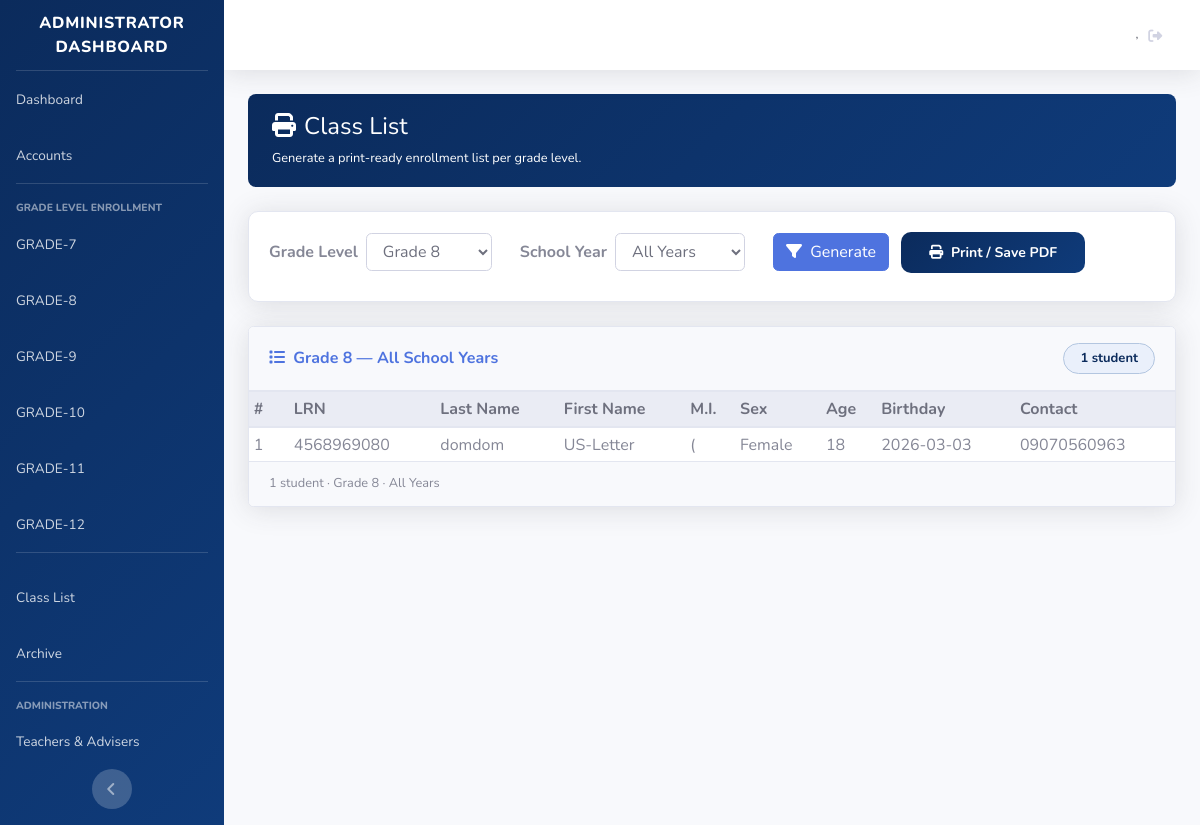
The app's page /admn_classlist.php?grade=eight, older data.
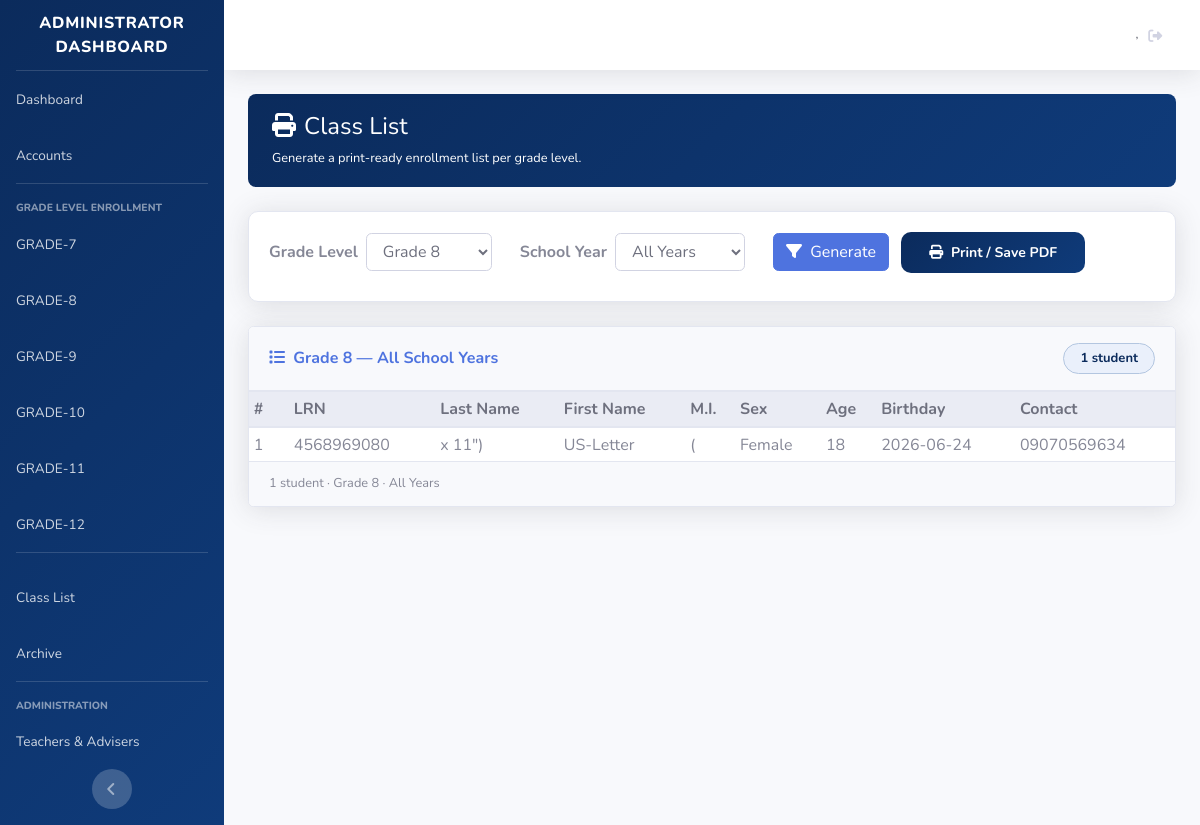
The same page, newer data.
### tables this page shows
CREATE TABLE `tbl_eight` (
  `id_eight` int NOT NULL,
  `id_resident` int NOT NULL,
  `sy` varchar(50) NOT NULL,
  `lrn` varchar(50) NOT NULL,
  `lname` varchar(50) NOT NULL,
  `fname` varchar(255) NOT NULL,
  `mi` varchar(255) NOT NULL,
  `bdate` date NOT NULL,
  `sex` varchar(50) NOT NULL,
  `age` int NOT NULL,
  `contact` varchar(50) NOT NULL,
  `email` varchar(50) NOT NULL,
  `current_address` varchar(255) NOT NULL,
  `perm_address` varchar(255) NOT NULL,
  `ffname` varchar(255) NOT NULL,
  `flname` varchar(255) NOT NULL,
  `fmi` varchar(255) NOT NULL,
  `contact_f` varchar(100) NOT NULL,
  `mlname` varchar(255) NOT NULL,
  `mfname` varchar(255) NOT NULL,
  `mmi` varchar(255) NOT NULL,
  `contact_m` varchar(20) NOT NULL,
  `lglc` varchar(255) NOT NULL,
  `lsa` varchar(255) NOT NULL,
  `lysc` varchar(255) NOT NULL,
  `school_id` varchar(50) NOT NULL,
  `documents` text,
  `is_archived` tinyint(1) NOT NULL DEFAULT '0',
  `archived_at` timestamp NULL DEFAULT NULL,
  `is_ip` varchar(10) NOT NULL DEFAULT 'No',
  `ip_group` varchar(255) NOT NULL DEFAULT '',
  `is_4ps` varchar(10) NOT NULL DEFAULT 'No',
  `fourps_id` varchar(100) NOT NULL DEFAULT '',
  `prev_grade_table` varchar(50) DEFAULT NULL,
  `prev_grade_id` int DEFAULT '0'
);

### admn_classlist.php (the view, shortened to what the changed rows need)
<?php
    require('classes/resident.class.php');
    $eusebia->validate_admin();
    $school_year = $_GET['sy']   ?? '';
    $grade       = $_GET['grade'] ?? '';
    $do_print    = isset($_GET['print']);
    $grade_map = [
        'seven'  => ['label' => 'Grade 7',  'table' => 'tbl_seven',  'shs' => false],
        'eight'  => ['label' => 'Grade 8',  'table' => 'tbl_eight',  'shs' => false],
        'nine'   => ['label' => 'Grade 9',  'table' => 'tbl_nine',   'shs' => false],
        'ten'    => ['label' => 'Grade 10', 'table' => 'tbl_ten',    'shs' => false],
        'eleven' => ['label' => 'Grade 11', 'table' => 'tbl_eleven', 'shs' => true],
        'twelve' => ['label' => 'Grade 12', 'table' => 'tbl_twelve', 'shs' => true],
    ];
    $conn   = $eusebia->openConn();
    $students = [];
    $grade_info = null;
    if ($grade && isset($grade_map[$grade])) {
        $grade_info = $grade_map[$grade];
        $table = $grade_info['table'];
        if ($school_year) {
            $stmt = $conn->prepare("SELECT * FROM $table WHERE (is_archived = 0 OR is_archived IS NULL) AND sy = ? ORDER BY lname, fname");
            $stmt->execute([$school_year]);
        } else {
            $stmt = $conn->prepare("SELECT * FROM $table WHERE (is_archived = 0 OR is_archived IS NULL) ORDER BY lname, fname");
            $stmt->execute();
        }
        $students = $stmt->fetchAll();
    }
    $grouped = [];
    if ($grade_info && $grade_info['shs']) {
        foreach ($students as $s) {
            $course = trim($s['course'] ?? 'Unassigned');
            $grouped[$course][] = $s;
        }
        ksort($grouped);
    } else {
        $grouped['__all__'] = $students;
    }
?>
<?php if (!$do_print): ?>
<?php include('dashboard_sidebar_start.php'); ?>
<div class="container-fluid">
    <?php if ($grade && $grade_info): ?>
    <div class="card shadow mb-4">
        <div class="card-body p-0">
            <?php if (empty($students)): ?>
                <div class="text-center py-5 text-muted">
                    <i class="fas fa-inbox fa-3x mb-3 d-block" style="color:#ddd;"></i>
                    <p>No students found for this selection.</p>
                </div>
            <?php else: ?>
                <?php foreach ($grouped as $course => $rows): ?>
                    <div class="table-responsive">
                        <table class="table table-sm table-hover mb-0">
                            <thead class="thead-light">
                                <tr>
                                    <th style="width:40px;">#</th>
                                    <th>LRN</th>
                                    <th>Last Name</th>
                                    <th>First Name</th>
                                    <th>M.I.</th>
                                    <th>Sex</th>
                                    <th>Age</th>
                                    <th>Birthday</th>
                                    <th>Contact</th>
                                </tr>
                            </thead>
                            <tbody>
                                <?php $n=1; foreach ($rows as $s): ?>
                                <tr>
                                    <td><?= $n++ ?></td>
                                    <td><?= htmlspecialchars($s['lrn']??'') ?></td>
                                    <td><?= htmlspecialchars($s['lname']??'') ?></td>
                                    <td><?= htmlspecialchars($s['fname']??'') ?></td>
                                    <td><?= htmlspecialchars($s['mi']??'') ?></td>
                                    <td><?= htmlspecialchars($s['sex']??'') ?></td>
                                    <td><?= htmlspecialchars($s['age']??'') ?></td>
                                    <td><?= htmlspecialchars($s['bdate']??'') ?></td>
                                    <td><?= htmlspecialchars($s['contact']??'') ?></td>
                                </tr>
                                <?php endforeach; ?>
                            </tbody>
                        </table>
                    </div>
                <?php endforeach; ?>
            <?php endif; ?>
        </div>
    </div>
    <?php endif; ?>
</div>
<?php include('dashboard_sidebar_end.php'); ?>
<?php endif; ?>

Row changes from the older to the newer data that the page shows:
removed tbl_eight: lrn "4568969080", lname "domdom", fname "US-Letter", mi "(", sex "Female", age "18", bdate "2026-03-03", contact "09070560963"
added tbl_eight: lrn "4568969080", lname "x 11\")", fname "US-Letter", mi "(", sex "Female", age "18", bdate "2026-06-24", contact "09070569634"
